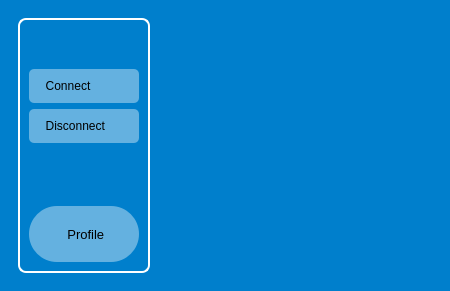
<?xml version="1.0" encoding="UTF-8"?>
<ui version="4.0">
 <class>MainWindow</class>
 <widget class="QMainWindow" name="MainWindow">
  <property name="enabled">
   <bool>true</bool>
  </property>
  <property name="geometry">
   <rect>
    <x>0</x>
    <y>0</y>
    <width>450</width>
    <height>291</height>
   </rect>
  </property>
  <property name="maximumSize">
   <size>
    <width>450</width>
    <height>291</height>
   </size>
  </property>
  <property name="windowTitle">
   <string notr="true">SLT Go</string>
  </property>
  <property name="windowIcon">
   <iconset resource="resource.qrc">
    <normaloff>:/images/AF_FON_RGB_white.png</normaloff>:/images/AF_FON_RGB_white.png</iconset>
  </property>
  <property name="windowOpacity">
   <double>1.000000000000000</double>
  </property>
  <property name="styleSheet">
   <string notr="true">*{
	color: rgb(0, 0, 0);
	background-color: rgb(0, 127, 204);
	border:0px solid;
}

#frame_2{
	border-radius : 8px;
	border:2px solid;
	border-color: rgb(255, 255, 255);
}

QPushButton{
	border-radius : 5px;
	background-color: rgba(255, 255, 255, 100);
	text-align:left;
	padding:10px;
}

QPushButton:hover{
	background-color: rgba(0, 0, 0, 100);
}

#profileBtn{
	border-radius : 28px;
	text-align:center;
}

#page_Profile,#page_Logo,#page_about,#page_connect,#page_disconnect,#page_wait{	
	background-image: url(:/images/SLTGO_logo1.jpeg);
}

QLineEdit{
	color: rgb(255, 255, 255);
	background-color: rgba(0, 0, 0, 200);
	border-radius : 8px;
}
QLabel{
	color: rgb(255, 255, 255);
	background-color: rgba(0, 123, 198, 200);
}
#homeBtn,#aboutBtn,#saveBtn{
	text-align:center;
	background-color: rgb(0, 127, 204);
}</string>
  </property>
  <widget class="QWidget" name="centralwidget">
   <layout class="QVBoxLayout" name="verticalLayout">
    <item>
     <widget class="QFrame" name="frame">
      <property name="frameShape">
       <enum>QFrame::StyledPanel</enum>
      </property>
      <property name="frameShadow">
       <enum>QFrame::Raised</enum>
      </property>
      <layout class="QHBoxLayout" name="horizontalLayout">
       <item>
        <widget class="QFrame" name="frame_2">
         <property name="frameShape">
          <enum>QFrame::StyledPanel</enum>
         </property>
         <property name="frameShadow">
          <enum>QFrame::Raised</enum>
         </property>
         <layout class="QVBoxLayout" name="verticalLayout_2">
          <item>
           <layout class="QHBoxLayout" name="horizontalLayout_2">
            <item>
             <widget class="QPushButton" name="homeBtn">
              <property name="icon">
               <iconset resource="resource.qrc">
                <normaloff>:/images/home.svg</normaloff>:/images/home.svg</iconset>
              </property>
              <property name="iconSize">
               <size>
                <width>20</width>
                <height>20</height>
               </size>
              </property>
              <property name="default">
               <bool>true</bool>
              </property>
              <property name="flat">
               <bool>false</bool>
              </property>
             </widget>
            </item>
            <item>
             <widget class="QPushButton" name="aboutBtn">
              <property name="icon">
               <iconset resource="resource.qrc">
                <normaloff>:/images/info.svg</normaloff>:/images/info.svg</iconset>
              </property>
              <property name="iconSize">
               <size>
                <width>20</width>
                <height>20</height>
               </size>
              </property>
              <property name="default">
               <bool>true</bool>
              </property>
              <property name="flat">
               <bool>false</bool>
              </property>
             </widget>
            </item>
           </layout>
          </item>
          <item>
           <widget class="QPushButton" name="connectBtn">
            <property name="sizePolicy">
             <sizepolicy hsizetype="Minimum" vsizetype="Fixed">
              <horstretch>0</horstretch>
              <verstretch>0</verstretch>
             </sizepolicy>
            </property>
            <property name="minimumSize">
             <size>
              <width>0</width>
              <height>33</height>
             </size>
            </property>
            <property name="font">
             <font>
              <bold>false</bold>
             </font>
            </property>
            <property name="layoutDirection">
             <enum>Qt::LeftToRight</enum>
            </property>
            <property name="autoFillBackground">
             <bool>false</bool>
            </property>
            <property name="text">
             <string>  Connect</string>
            </property>
            <property name="icon">
             <iconset resource="resource.qrc">
              <normaloff>:/images/link.svg</normaloff>:/images/link.svg</iconset>
            </property>
            <property name="checkable">
             <bool>false</bool>
            </property>
            <property name="autoRepeat">
             <bool>false</bool>
            </property>
            <property name="autoExclusive">
             <bool>false</bool>
            </property>
            <property name="autoDefault">
             <bool>false</bool>
            </property>
            <property name="default">
             <bool>false</bool>
            </property>
            <property name="flat">
             <bool>true</bool>
            </property>
           </widget>
          </item>
          <item>
           <widget class="QPushButton" name="disconnectBtn">
            <property name="sizePolicy">
             <sizepolicy hsizetype="Minimum" vsizetype="Fixed">
              <horstretch>0</horstretch>
              <verstretch>0</verstretch>
             </sizepolicy>
            </property>
            <property name="minimumSize">
             <size>
              <width>0</width>
              <height>33</height>
             </size>
            </property>
            <property name="font">
             <font>
              <bold>false</bold>
             </font>
            </property>
            <property name="text">
             <string>  Disconnect</string>
            </property>
            <property name="icon">
             <iconset resource="resource.qrc">
              <normaloff>:/images/link-slash.svg</normaloff>:/images/link-slash.svg</iconset>
            </property>
            <property name="flat">
             <bool>true</bool>
            </property>
           </widget>
          </item>
          <item>
           <spacer name="verticalSpacer">
            <property name="orientation">
             <enum>Qt::Vertical</enum>
            </property>
            <property name="sizeHint" stdset="0">
             <size>
              <width>20</width>
              <height>19</height>
             </size>
            </property>
           </spacer>
          </item>
          <item>
           <widget class="QPushButton" name="profileBtn">
            <property name="minimumSize">
             <size>
              <width>0</width>
              <height>56</height>
             </size>
            </property>
            <property name="font">
             <font>
              <pointsize>10</pointsize>
             </font>
            </property>
            <property name="text">
             <string> Profile</string>
            </property>
            <property name="icon">
             <iconset resource="resource.qrc">
              <normaloff>:/images/user.svg</normaloff>:/images/user.svg</iconset>
            </property>
            <property name="flat">
             <bool>true</bool>
            </property>
           </widget>
          </item>
         </layout>
        </widget>
       </item>
       <item>
        <widget class="QStackedWidget" name="stackedWidget">
         <property name="currentIndex">
          <number>4</number>
         </property>
         <widget class="QWidget" name="page_disconnect"/>
         <widget class="QWidget" name="page_connect"/>
         <widget class="QWidget" name="page_wait"/>
         <widget class="QWidget" name="page_about"/>
         <widget class="QWidget" name="page_Logo">
          <layout class="QVBoxLayout" name="verticalLayout_3"/>
         </widget>
         <widget class="QWidget" name="page_Profile">
          <layout class="QVBoxLayout" name="verticalLayout_4">
           <item>
            <layout class="QGridLayout" name="gridLayout">
             <property name="verticalSpacing">
              <number>0</number>
             </property>
             <item row="2" column="0">
              <widget class="QLabel" name="label_3">
               <property name="font">
                <font>
                 <pointsize>12</pointsize>
                </font>
               </property>
               <property name="text">
                <string>Password</string>
               </property>
               <property name="alignment">
                <set>Qt::AlignBottom|Qt::AlignHCenter</set>
               </property>
              </widget>
             </item>
             <item row="3" column="0">
              <widget class="QLineEdit" name="lineEdit_password">
               <property name="minimumSize">
                <size>
                 <width>0</width>
                 <height>35</height>
                </size>
               </property>
               <property name="inputMethodHints">
                <set>Qt::ImhHiddenText|Qt::ImhNoAutoUppercase|Qt::ImhNoPredictiveText|Qt::ImhSensitiveData</set>
               </property>
               <property name="inputMask">
                <string/>
               </property>
               <property name="text">
                <string/>
               </property>
               <property name="maxLength">
                <number>100</number>
               </property>
               <property name="echoMode">
                <enum>QLineEdit::Password</enum>
               </property>
               <property name="placeholderText">
                <string>**********</string>
               </property>
              </widget>
             </item>
             <item row="1" column="0">
              <widget class="QLineEdit" name="lineEdit_userName">
               <property name="minimumSize">
                <size>
                 <width>0</width>
                 <height>35</height>
                </size>
               </property>
               <property name="maxLength">
                <number>100</number>
               </property>
               <property name="placeholderText">
                <string>94123456789@sltgo</string>
               </property>
              </widget>
             </item>
             <item row="0" column="0">
              <widget class="QLabel" name="label_usernName">
               <property name="font">
                <font>
                 <pointsize>12</pointsize>
                 <bold>false</bold>
                </font>
               </property>
               <property name="text">
                <string>User Name</string>
               </property>
               <property name="alignment">
                <set>Qt::AlignBottom|Qt::AlignHCenter</set>
               </property>
              </widget>
             </item>
            </layout>
           </item>
           <item alignment="Qt::AlignRight">
            <widget class="QPushButton" name="saveBtn">
             <property name="text">
              <string/>
             </property>
             <property name="icon">
              <iconset resource="resource.qrc">
               <normaloff>:/images/disk.svg</normaloff>:/images/disk.svg</iconset>
             </property>
            </widget>
           </item>
          </layout>
         </widget>
        </widget>
       </item>
      </layout>
     </widget>
    </item>
   </layout>
  </widget>
 </widget>
 <resources>
  <include location="resource.qrc"/>
 </resources>
 <connections/>
</ui>
